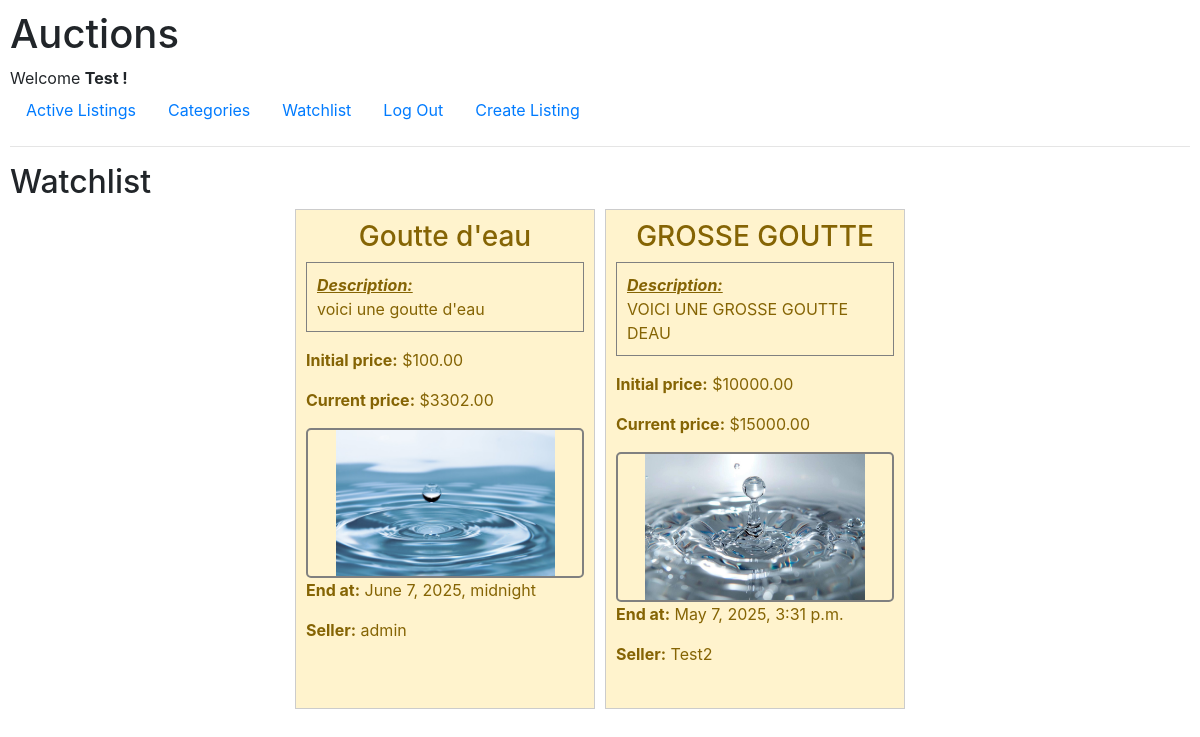
Before: /watchlist (signed in) with the older database file.
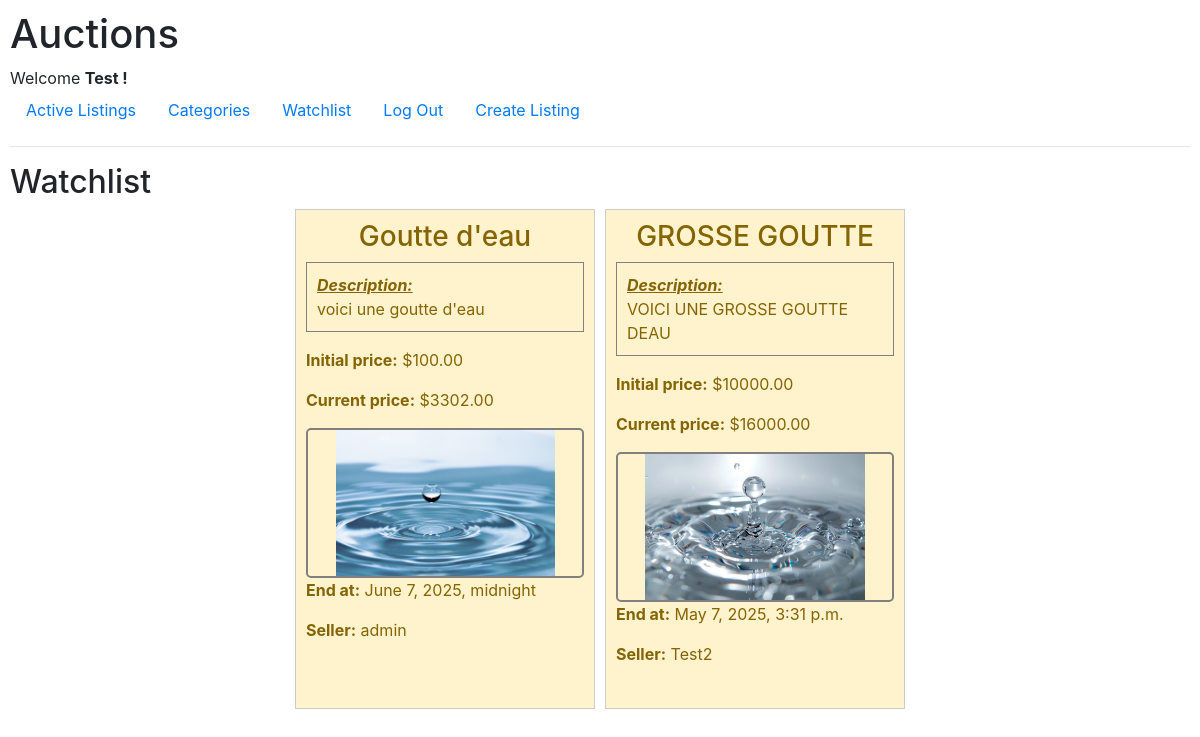
After: the same page with the newer database file.
### auctions/models.py (models this page shows, shortened)
class Listing(models.Model):
    id = models.AutoField(primary_key=True)
    owner_id = models.ForeignKey(User, on_delete=models.CASCADE, related_name="listings")
    name = models.CharField(max_length=64)
    description = models.TextField()
    initial_price = models.DecimalField(default=0,max_digits=10, decimal_places=2)
    picture_url = models.ImageField(upload_to='images/', null=True, blank=True)
    created_at = models.DateTimeField(auto_now_add=True)
    end_at = models.DateTimeField()
    bids_count = models.IntegerField(default=0)
    category = models.CharField(default="others", max_length=64)
    last_bid_id = models.ForeignKey("Bid", on_delete=models.SET_NULL, null=True, blank=True)
    is_active = models.BooleanField(default=True)
    winner_id = models.ForeignKey(User, on_delete=models.SET_NULL, null=True, blank=True)

class Bid(models.Model):
    id = models.AutoField(primary_key=True)
    listing_id = models.ForeignKey(Listing, on_delete=models.CASCADE, related_name="bids")
    user_id = models.ForeignKey(User, on_delete=models.CASCADE, related_name="bids")
    amount = models.DecimalField(max_digits=10, decimal_places=2, default=Decimal('0.00'))

class User(AbstractUser):
    id = models.AutoField(primary_key=True)
    watchlist = models.ManyToManyField("Listing", blank=True, related_name="watchlisted_by")

### auctions/views.py (the view)
# urls.py: path("watchlist", views.watchlist, name="watchlist"),
def watchlist(request):
    watchlist = request.user.watchlist.all()
    return render(request, "auctions/watchlist.html", {
        "watchlist": watchlist
    })

### auctions/templates/auctions/watchlist.html
{% extends "auctions/layout.html" %}
{% block body %}
<h2>Watchlist</h2>
<div id="listings">
    {% for listing in watchlist %}
        {% if listing.is_active %}
            {% include "auctions/listing_component.html" with listing=listing %}
        {% endif %}
    {% endfor %}
</div>
{% endblock %}

### auctions/templates/auctions/listing_component.html (shortened to what this page needs)
<a href="{% url 'listing' listing.id %}">
  <div class="listing {% if listing in user.watchlist.all %}alert-warning{% endif %}">
    <h3>{{ listing.name | default:"no name" | capfirst }}</h3>
    <p class="listing-description"> <em style="font-weight: bold; text-decoration: underline;">Description:</em> <br>{{ listing.description}}</p>
    <p><b>Initial price:</b> ${{ listing.initial_price }}</p>
    {% if listing.last_bid_id %}
    <p><b>Current price:</b> ${{ listing.last_bid_id.amount }}</p>
    {% else %}
    <p><b>Current price:</b> ${{ listing.initial_price }}</p>
    {% endif %}
    {% if listing.picture_url %}
        <img src='{{ listing.picture_url.url }}' alt="{{ listing.name }}">
    {% else %}
        {% load static %}
    {% endif %}
    <p><b>End at:</b> {{ listing.end_at }}</p>
    <p><b>Seller:</b> {{ listing.owner_id.username }}</p>
  </div>
</a>

Changed rows visible on the page:
changed Listing "GROSSE GOUTTE": last_bid_id.amount "15000.00" → "16000.00"
